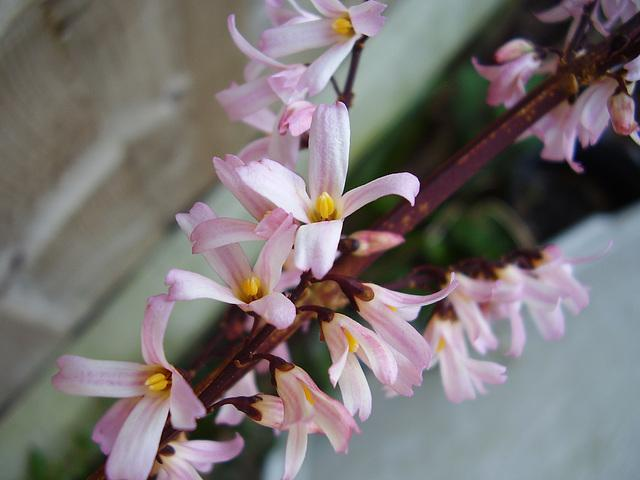
#> input picture python-code/opengl-learning/resources/images/f2.jpg, 640 x 480 px, found by its file name
$ jupyter execute '36-图像特效-Lomo效果.ipynb'
#> lines starting #> are read from the running program, lines starting #| are printed output that depends on the picture; after the words box and inside, x2 and y2 are one past the last pixel; in counts of white or black regions, pixels touching at a corner belong together
# 图像特效-Lomo效果

[cell 1]
from scipy import signal
import numpy as np
import cv2
import matplotlib.pyplot as plt
from numpy.lib.function_base import histogram

[cell 2]
src = cv2.imread('../datas/f2.jpg')
#> src is the input picture: shape (480, 640, 3); mean B, G, R 114.3, 114.2, 120.8
gray = cv2.imread('../datas/f2.jpg',0)
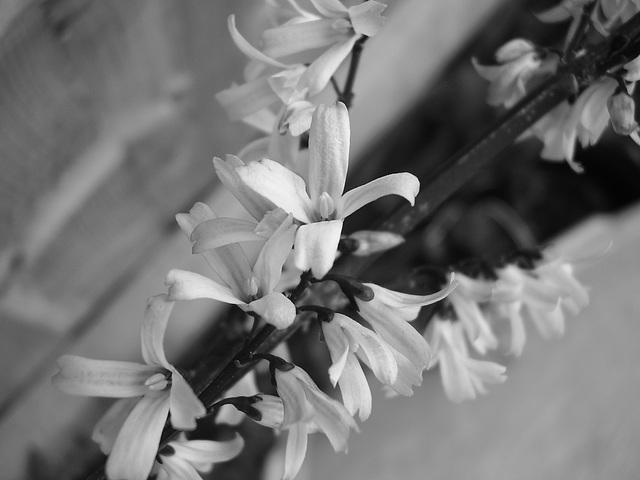
#> gray: shape (480, 640); min 0, max 254, mean 116.2
rgb = cv2.cvtColor(src,cv2.COLOR_BGR2RGB)

[cell 3]
def threshold(src,threshmax,newval):
    dst = np.zeros_like(src)
    idx = (src <= threshmax)
    dst[idx] = newval
    dst[~idx] = src[~idx]
    return dst

[cell 4]
def channel_enhance(img, channel, level=1):
#> called with channel = 'R', level = 1.33
    if channel == 'B':
        blue_channel = img[:,:,2]
        # blue_channel = (blue_channel - 128) * (level) +128
        blue_channel = blue_channel * level
        blue_channel = threshold(blue_channel,threshmax=255, newval=255)
        img[:,:,2] = blue_channel
    elif channel == 'G':
        green_channel = img[:,:,1]
        # green_channel = (green_channel - 128) * (level) +128
        green_channel = green_channel * level
        green_channel = threshold(green_channel,threshmax=255, newval=255)
        img[:,:,1] = green_channel
    elif channel == 'R':
        red_channel = img[:,:,0]
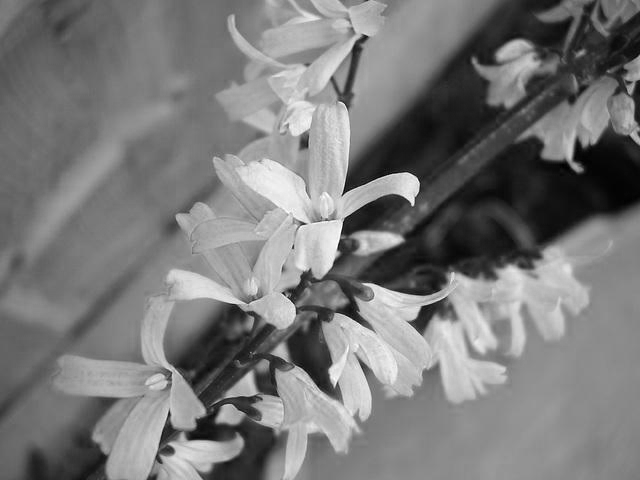
#> red_channel: shape (480, 640); min 0, max 255, mean 120.8
        red_channel = (red_channel - 128) * (level) +128
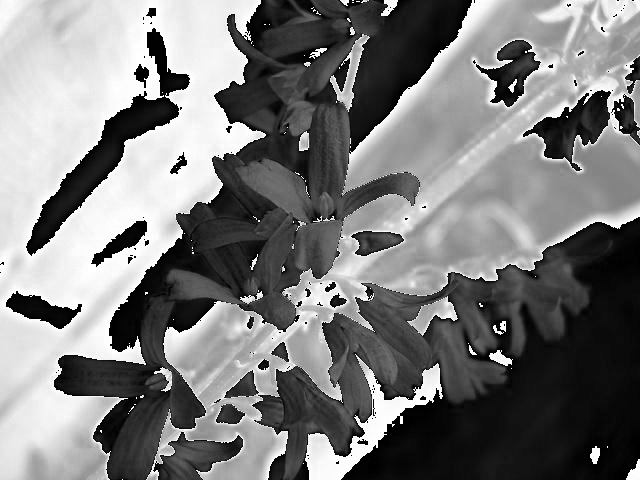
#> red_channel: shape (480, 640) float64; min 128, max 467.2, mean 292.1; drawn with min black and max white
        red_channel = red_channel * level
        red_channel = threshold(red_channel,threshmax=255, newval=255)
#> in threshold, `idx = (src <= threshmax)`:
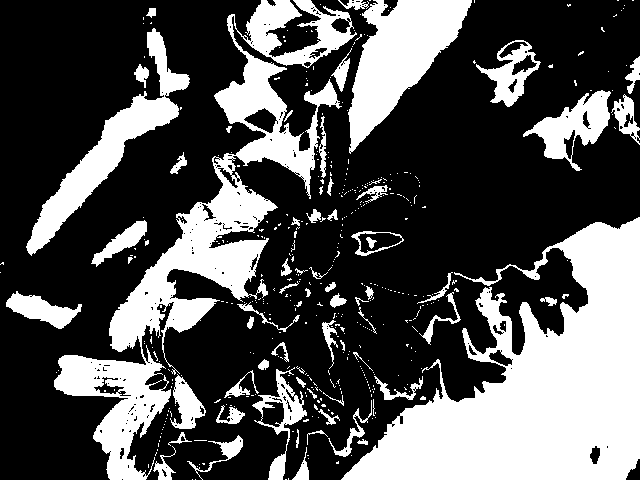
#> idx: shape (480, 640) bool; 32.8% white; 450 white regions (383 under 20 px), largest, box (x1, y1, x2, y2) and area: (341, 217, 640, 480) 39706, (54, 0, 357, 480) 27698, (348, 0, 472, 154) 9060
#> in threshold, `dst[~idx] = src[~idx]`:
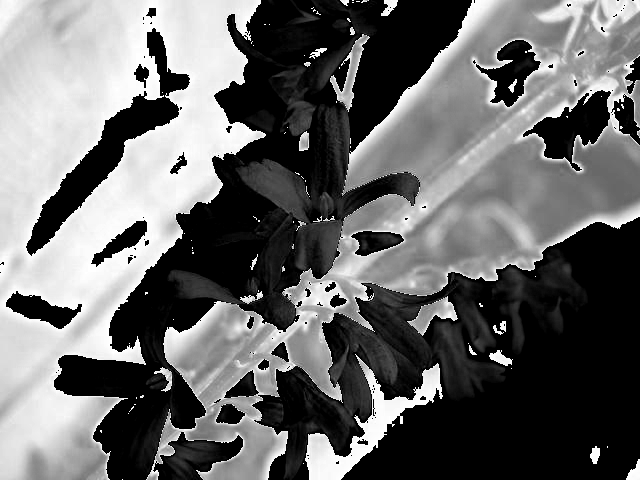
#> dst: shape (480, 640) float64; min 255, max 621.3, mean 405.5; drawn with min black and max white
        img[:,:,0] = red_channel
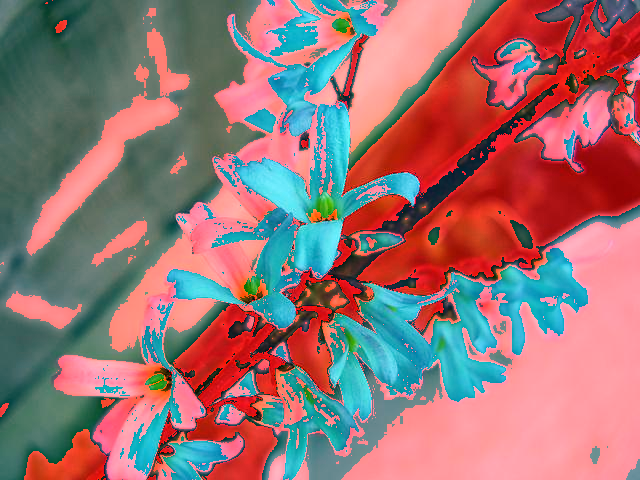
#> img: shape (480, 640, 3); mean R, G, B 153, 114.2, 114.3
        img = img.astype(np.uint8)
    return img

[cell 5]
def lomo(img, r_channel = 1.33, g_channel = 1.33):
    img = channel_enhance(img, "R", r_channel)
    img = channel_enhance(img, "G", g_channel)
#> call 2 of channel_enhance, with channel = 'G', level = 1.33
#> call 2 of threshold, with threshmax = 255, newval = 255
#> in threshold (call 2), `idx = (src <= threshmax)`:
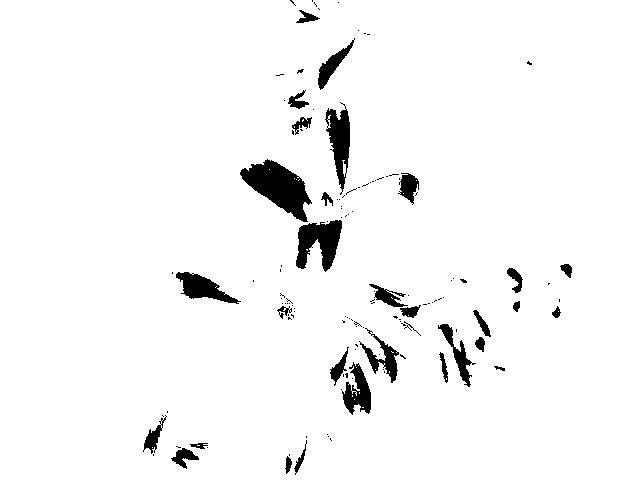
#> idx: shape (480, 640) bool; 96.1% white; 132 black regions (101 under 20 px), largest, box (x1, y1, x2, y2) and area: (240, 159, 312, 222) 2230, (296, 220, 342, 272) 1438, (325, 102, 350, 195) 1163
#> in threshold (call 2), `dst[~idx] = src[~idx]`:
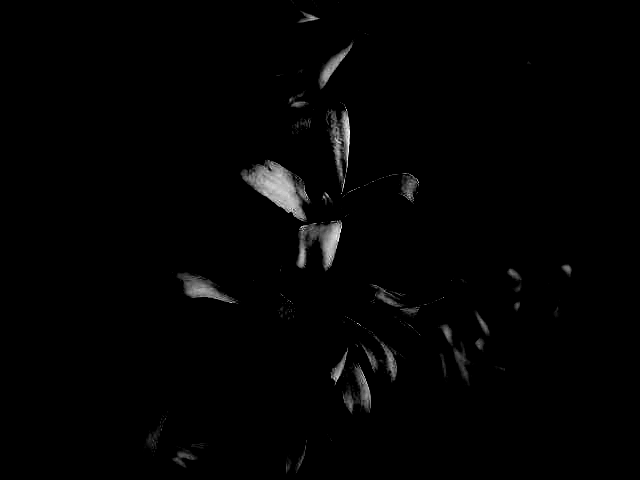
#> dst: shape (480, 640) float64; min 255, max 331.2, mean 255.9; drawn with min black and max white
#> in channel_enhance (call 2), `img[:,:,1] = green_channel`:
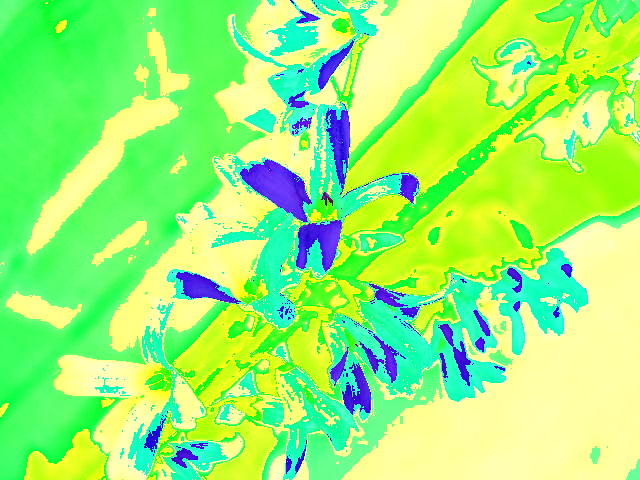
#> img: shape (480, 640, 3); mean R, G, B 153, 246.3, 114.3

$ run again, with python-code/opengl-learning/resources/images/f1.jpg copied over python-code/opengl-learning/resources/images/f2.jpg
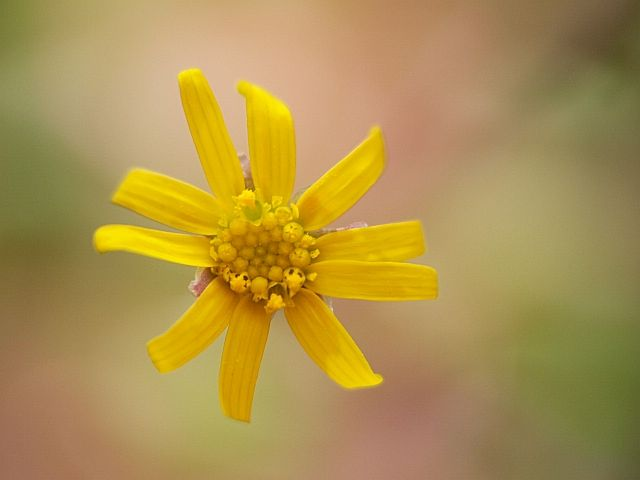
#> input picture python-code/opengl-learning/resources/images/f1.jpg, 640 x 480 px, found by its file name
#> src is the input picture: shape (480, 640, 3); mean B, G, R 78.8, 145.8, 173.2
#> in threshold, `idx = (src <= threshmax)`:
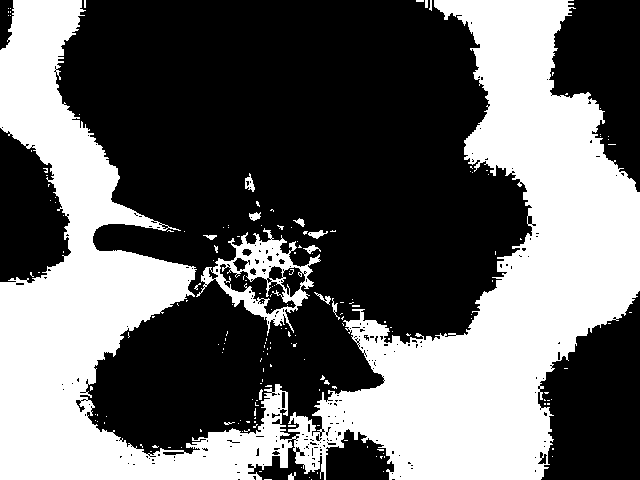
#> idx: shape (480, 640) bool; 40.3% white; 186 white regions (172 under 20 px), largest, box (x1, y1, x2, y2) and area: (0, 0, 640, 480) 118891, (196, 228, 321, 336) 3653, (245, 173, 255, 192) 97
#> idx: shape (480, 640) bool; 97.1% white; 112 black regions (89 under 20 px), largest, box (x1, y1, x2, y2) and area: (96, 225, 210, 267) 2307, (115, 168, 215, 209) 1627, (234, 79, 292, 128) 1331
#> in channel_enhance (call 2), `img[:,:,1] = green_channel`:
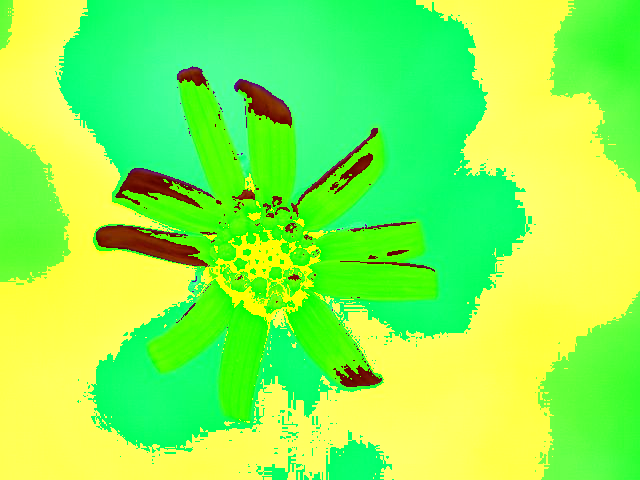
#> img: shape (480, 640, 3); mean R, G, B 137.2, 248.6, 78.8

$ run again, with python-code/opengl-learning/resources/images/f3.jpg copied over python-code/opengl-learning/resources/images/f2.jpg
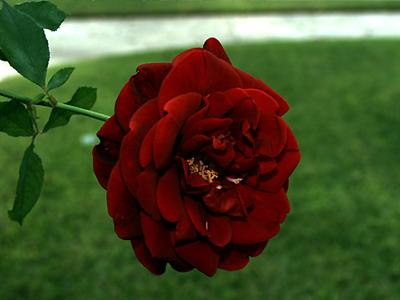
#> input picture python-code/opengl-learning/resources/images/f3.jpg, 400 x 300 px, found by its file name
#> src is the input picture: shape (300, 400, 3); mean B, G, R 41.2, 78.6, 72.4
#> in threshold, `idx = (src <= threshmax)`:
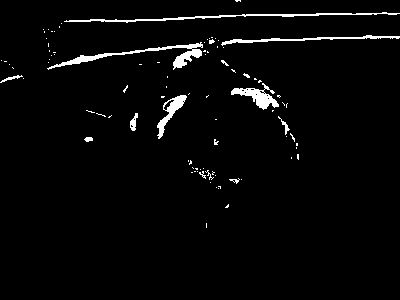
#> idx: shape (300, 400) bool; 2.9% white; 91 white regions (77 under 20 px), largest, box (x1, y1, x2, y2) and area: (47, 42, 203, 70) 806, (64, 12, 400, 23) 686, (231, 83, 279, 110) 492
#> idx: shape (300, 400) bool; 91.9% white; 10 black regions (8 under 20 px), largest, box (x1, y1, x2, y2) and area: (44, 14, 400, 69) 9477, (0, 60, 22, 82) 254
#> in channel_enhance (call 2), `img[:,:,1] = green_channel`:
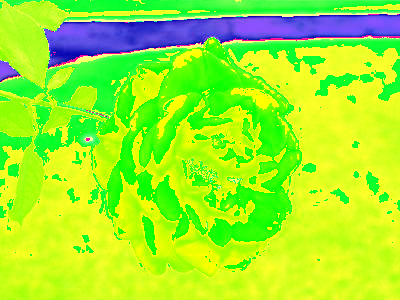
#> img: shape (300, 400, 3); mean R, G, B 156.1, 239.4, 41.2
